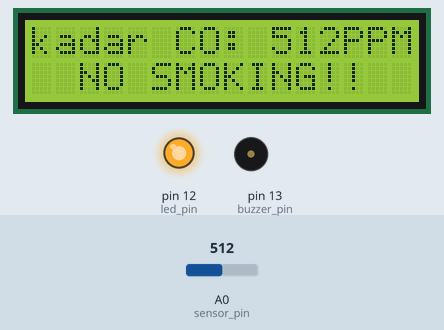
The sketch below on a simulated Arduino Uno, built with avr-gcc and run on an emulated ATmega328P. Shown: 16×2 character LCD, output pins drawn as LEDs (lit = HIGH), buzzer (waves = sounding). The test bench sets the inputs (shaded band); at power-on: A0 (sensor_pin) = 512. What the sketch prints to the serial monitor is not drawn.

Above: at 1.3 s.
1.4 s: A0 (sensor_pin) set to 111
At 1.94 s:
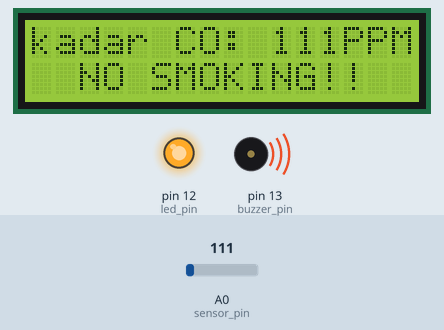
3.6 s: A0 (sensor_pin) set to 89
At 5.7 s:
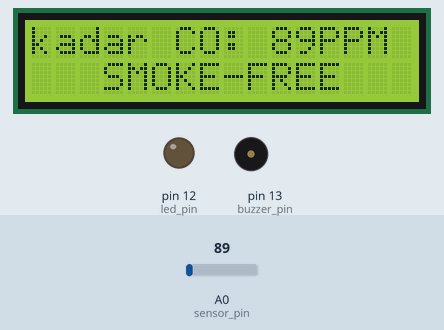
6.2 s: A0 (sensor_pin) set to 109
At 7.2 s:
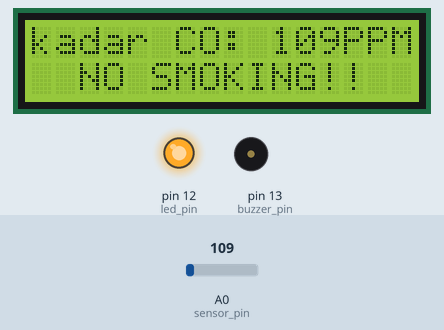
Timing chart, 0 to 14.3 s (numbered marks = the images above; inputs shaded):
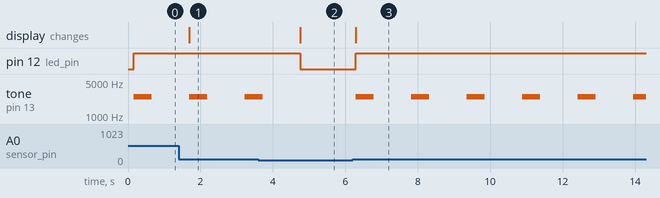

Measured:
- the behaviour switches between 100 and 99 on A0 (sensor_pin) (found by bisection; images 1 and 2)
- after the input at 1.4 s, the display: changes after 0.29 s (image 1)
- after the input at 3.6 s, pin 12 (led_pin): HIGH → LOW after 1.2 s; tone on pin 13 (buzzer_pin): goes on until 3.7 s, then stays silent; the display: changes after 1.2 s (image 2)
- after the input at 6.2 s, pin 12 (led_pin): LOW → HIGH after 0.08 s; tone on pin 13 (buzzer_pin): alternates 2500 Hz for 0.50 s and silent for 1.0 s, starting after 0.08 s; the display: changes after 0.08 s (image 3)

The sketch:

arduino_mq135_simple_smoke_detection.ino
```cpp
#include <Wire.h>
#include <LiquidCrystal_I2C.h>

LiquidCrystal_I2C lcd(0x3F,20,4);

int sensor_val;
int sensor_pin = 0;
int led_pin = 12;
int buzzer_pin = 13;
int delay_time = 1500;
int serial_frequency = 9600;
int limit_PPM = 99;

// initial setup, run once
void setup(){
  pinMode(led_pin, OUTPUT);
  pinMode(buzzer_pin, OUTPUT);
  Serial.begin(serial_frequency);
  lcd.begin(16, 2);
  lcd.init();
  lcd.backlight();
}

// main program
void loop(){
  sensor_val = analogRead(sensor_pin);
  printSerial(sensor_val);
  printLCD(sensor_val);
  controlLED(sensor_val);
  controlBuzzer(sensor_val);
  delay(delay_time);
}

void printLCD(int value){
  lcd.clear();
  lcd.setCursor(0,0);
  lcd.print("kadar CO: ");
  lcd.setCursor(10,0);
  lcd.print(value, DEC);
  lcd.print("PPM");

  if(value > limit_PPM){
    lcd.setCursor(2,1);
    lcd.print("NO SMOKING!!");
  } else {
    lcd.setCursor(3,1);
    lcd.print("SMOKE-FREE");
  }

}

void printSerial(int value) {
  Serial.print("Air Quality : ");
  Serial.print(value, DEC);
  Serial.println(" PPM");
}

void controlLED(int value) {
  if(value > limit_PPM) {
    digitalWrite(led_pin, HIGH);
  } else {
    digitalWrite(led_pin, LOW);
  }
}

void controlBuzzer(int value) {
  if(value > limit_PPM) {
    tone(buzzer_pin, 2500, 500);
  } else {
    noTone(buzzer_pin);
  }
}
```
